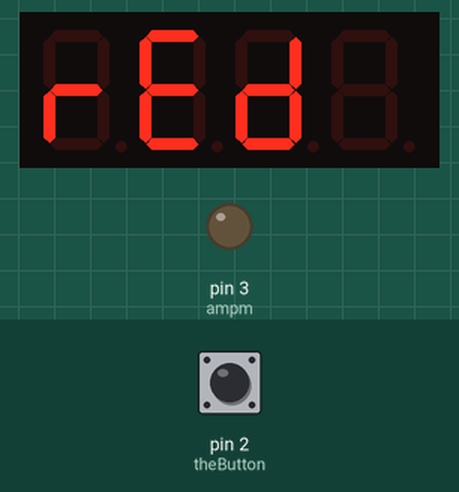
Recording of a sketch running on a simulated Arduino Pro Mini, built with avr-gcc and run on an emulated ATmega328P. Parts: 4-digit seven-segment display, output pins drawn as LEDs (lit = HIGH). Wiring (inferred from the names in the program): 4-digit 7-segment display, segments lit when LOW: segments pin 6, pin 8, pin 5, pin 11, pin 13, pin 4, pin 7; digit selects pin 9, pin 10, A0, A1. Inputs (shaded band) come from the test bench; at power-on: pin 2 (theButton) HIGH. Sleep ends after the set time or at an interrupt; the segment pins are drawn as the display they are named for; pins used as bus, display or sensor lines are not drawn; what the sketch prints to the serial monitor is not drawn.

Above: at 0.1 s.
3.3 s: pin 2 (theButton) pulled LOW for 0.15 s
At 4.5 s:
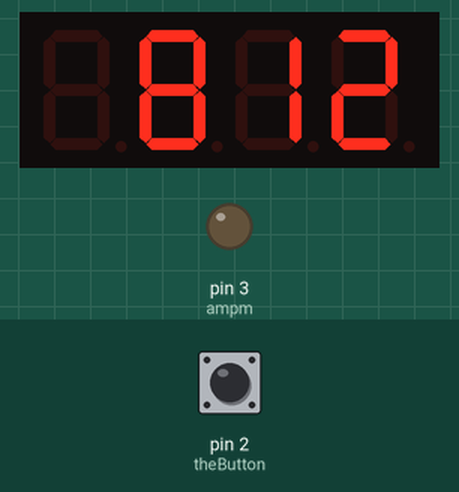
6.4 s: pin 2 (theButton) pulled LOW for 1 s
At 9.0 s:
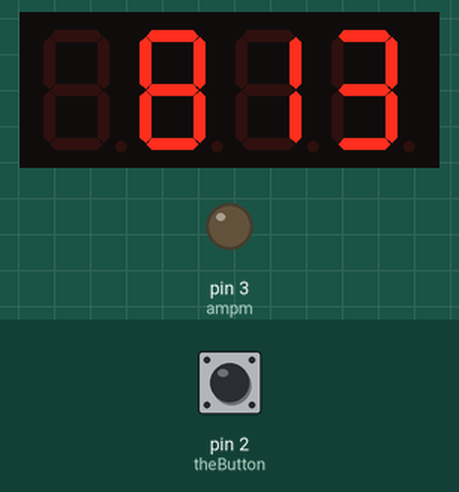
Timing chart, 0 to 10.5 s (numbered marks = the images above; inputs shaded):
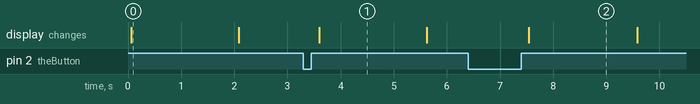

The sketch:

BigTime-STABLE-1.ino
```cpp
// (licence header left out)
#include "main.h"

#include <avr/sleep.h> //Needed for sleep_mode
#include <avr/power.h> //Needed for powering down perihperals such as the ADC/TWI and Timers

//Declaring this will enable IR broadcast when you hit the time button twice
//By default, we don't enable this
//#define ENABLE_TVBGONE

//Set the 12hourMode to false for military/world time. Set it to true for American 12 hour time.
int TwelveHourMode = false;

//Set this variable to change how long the time is shown on the watch face. In milliseconds so 1677 = 1.677 seconds
int show_time_length = 2000;
int show_the_time = false;

//You can set always_on to true and the display will stay on all the time
//This will drain the battery in about 15 hours
int always_on = false;

long seconds = 55;
int minutes = 12;
int hours = 8;

//Careful messing with the system color, you can damage the display if
//you assign the wrong color. If you're in doubt, set it to red and load the code,
//then see what the color is.
#define RED  1
#define GREEN 2
#define BLUE  3
#define YELLOW  4
int systemColor = RED;
int display_brightness = 15000; //A larger number makes the display more dim. This is set correctly below.

//-=-=-=-=-=-=-=-=-=-=-=-=-=-=-=-=-=-=
//Pin definitions
int digit1 = 9; //Display pin 1
int digit2 = 10; //Display pin 2
int digit3 = A0; //Display pin 6
int digit4 = A1; //Display pin 8

int segA = 6; //Display pin 14
int segB = 8; //Display pin 16
int segC = 5; //Display pin 13
int segD = 11; //Display pin 3
int segE = 13; //Display pin 5
int segF = 4; //Display pin 11
int segG = 7; //Display pin 15

int colons = 12; //Display pin 4
int ampm = 3; //Display pin 10

int theButton = 2;
//-=-=-=-=-=-=-=-=-=-=-=-=-=-=-=-=-=-=

//The very important 32.686kHz interrupt handler
SIGNAL(TIMER2_OVF_vect){
  seconds += 8; //We sleep for 8 seconds instead of 1 to save more power
  //seconds++; //Use this if we are waking up every second

  //Update the minutes and hours variables
  minutes += seconds / 60; //Example: seconds = 2317, minutes = 58 + 38 = 96
  seconds %= 60; //seconds = 37
  hours += minutes / 60; //12 + (96 / 60) = 13
  minutes %= 60; //minutes = 36

  //Do we display 12 hour or 24 hour time?
  if(TwelveHourMode == true) {
    //In 12 hour mode, hours go from 12 to 1 to 12.
    while(hours > 12) hours -= 12;
  }
  else {
    //In 24 hour mode, hours go from 0 to 23 to 0.
    while(hours > 23) hours -= 24;
  }
}

//The interrupt occurs when you push the button
SIGNAL(INT0_vect){
  //When you hit the button, we will need to display the time
  //if(show_the_time == false)
  show_the_time = true;
}

void setup() {
  //To reduce power, setup all pins as inputs with no pullups
  for(int x = 1 ; x < 18 ; x++){
    pinMode(x, INPUT);
    digitalWrite(x, LOW);
  }

  pinMode(theButton, INPUT); //This is the main button, tied to INT0
  digitalWrite(theButton, HIGH); //Enable internal pull up on button

  //These pins are used to control the display
  pinMode(segA, OUTPUT);
  pinMode(segB, OUTPUT);
  pinMode(segC, OUTPUT);
  pinMode(segD, OUTPUT);
  pinMode(segE, OUTPUT);
  pinMode(segF, OUTPUT);
  pinMode(segG, OUTPUT);

  pinMode(digit1, OUTPUT);
  pinMode(digit2, OUTPUT);
  pinMode(digit3, OUTPUT);
  pinMode(digit4, OUTPUT);
  pinMode(colons, OUTPUT);
  pinMode(ampm, OUTPUT);

  //Power down various bits of hardware to lower power usage
  set_sleep_mode(SLEEP_MODE_PWR_SAVE);
  sleep_enable();

  //Shut off ADC, TWI, SPI, Timer0, Timer1

  ADCSRA &= ~(1<<ADEN); //Disable ADC
  ACSR = (1<<ACD); //Disable the analog comparator
  DIDR0 = 0x3F; //Disable digital input buffers on all ADC0-ADC5 pins
  DIDR1 = (1<<AIN1D)|(1<<AIN0D); //Disable digital input buffer on AIN1/0

  power_twi_disable();
  power_spi_disable();
  //  power_usart0_disable(); //Needed for serial.print
  //power_timer0_disable(); //Needed for delay and millis()
  power_timer1_disable();
  //power_timer2_disable(); //Needed for asynchronous 32kHz operation

  //Setup TIMER2
  TCCR2A = 0x00;
  //TCCR2B = (1<<CS22)|(1<<CS20); //Set CLK/128 or overflow interrupt every 1s
  TCCR2B = (1<<CS22)|(1<<CS21)|(1<<CS20); //Set CLK/1024 or overflow interrupt every 8s
  ASSR = (1<<AS2); //Enable asynchronous operation
  TIMSK2 = (1<<TOIE2); //Enable the timer 2 interrupt

  //Setup external INT0 interrupt
  EICRA = (1<<ISC01); //Interrupt on falling edge
  EIMSK = (1<<INT0); //Enable INT0 interrupt

  //System clock futzing
  //CLKPR = (1<<CLKPCE); //Enable clock writing
  //CLKPR = (1<<CLKPS3); //Divid the system clock by 256

  Serial.begin(9600);
  Serial.println("BigTime Testing:");

  //Now display the system color - this is mostly for production to verify
  //that the correct code is loaded onto the ATmega
  //Display brightness changes based on color
  if(systemColor == RED) {
    display_brightness = 1500; //The higher the number, the lower the brightness
    showColor("red ");
  }
  else if(systemColor == GREEN) {
    display_brightness = 1;
    showColor("gren");
  }
  else if(systemColor == BLUE) {
    display_brightness = 1; //Works well for blue displays, uses about 5.5mA
    showColor("bLue");
  }
  else if(systemColor == YELLOW) {
    //display_brightness = 1500;
    display_brightness = 1;
    showColor("yeLo");
  }

  //  showTime(); //Show the current time for a few seconds

  sei(); //Enable global interrupts
}

void loop() {
  if(always_on == false)
    sleep_mode(); //Stop everything and go to sleep. Wake up if the Timer2 buffer overflows or if you hit the button

  if(show_the_time == true || always_on == true) {

    //Debounce
    while(digitalRead(theButton) == LOW) ; //Wait for you to remove your finger
    delay(100);
    while(digitalRead(theButton) == LOW) ; //Wait for you to remove your finger

    /*Serial.print(hours, DEC);
     Serial.print(":");
     Serial.print(minutes, DEC);
     Serial.print(":");
     Serial.println(seconds, DEC);*/

    showTime(); //Show the current time for a few seconds

    //If you are STILL holding the button, then you must want to adjust the time
    if(digitalRead(theButton) == LOW) setTime();

    show_the_time = false; //Reset the button variable
  }
}

void showTime() {

  //Here is where we display the time and PWM the segments
  //Display brightness changes based on color, red is too bright, blue is very dull
  //By painting the time, then turning off for a number of microseconds, we can control how bright the display is

  //Each digit is on for a certain amount of microseconds
  //Then it is turned off and we go to the next digit
  //We loop through each digit until we reach the show_time_length (usually about 2 seconds)

  //For the default red display:
  //Let's define a variable called display_brightness that varies from:
  //5000 blindingly bright (15.7mA current draw per digit)
  //2000 shockingly bright (11.4mA current draw per digit)
  //1000 pretty bright (5.9mA)
  //500 normal (3mA)
  //200 dim but readable (1.4mA)
  //50 dim but readable (0.56mA)
  //5 dim but readable (0.31mA)
  //1 dim but readable in dark (0.28mA)

  int combinedTime = (hours * 100) + minutes; //Combine the hours and minutes
  //int combinedTime = (minutes * 100) + seconds; //For testing, combine the minutes and seconds

  boolean buttonPreviouslyHit = false;

  //Now show the time for a certain length of time
  long startTime = millis();
  while( (millis() - startTime) < show_time_length) {
    displayNumber(combinedTime, true); //Each call takes about 8ms, display the colon

    //After the time is displayed, the segments are turned off
    //We control the brightness by modifying how long we wait between re-paints of the display
    //delayMicroseconds(display_brightness);

    //If you have hit and released the button while the display is on, start the IR off sequence
    if(digitalRead(theButton) == LOW) {
      buttonPreviouslyHit = true;
    }
    else if( (buttonPreviouslyHit == true) && (digitalRead(theButton) == HIGH) ) {

#ifdef ENABLE_TVBGONE
      //Disable TIMER2 for IR control
      TCCR2A = 0x00;
      TCCR2B = 0;
      ASSR = 0;
      TIMSK2 = 0; //Enable the timer 2 interrupt

      //Turn off all the things!
      sendAllCodes();

      //Setup TIMER2
      TCCR2A = 0x00;
      //TCCR2B = (1<<CS22)|(1<<CS20); //Set CLK/128 or overflow interrupt every 1s
      TCCR2B = (1<<CS22)|(1<<CS21)|(1<<CS20); //Set CLK/1024 or overflow interrupt every 8s
      ASSR = (1<<AS2); //Enable asynchronous operation
      TIMSK2 = (1<<TOIE2); //Enable the timer 2 interrupt

      quickflashLEDx(2); //Blink Colons twice letting us know it's done
#endif

      return;
    }
  }

}

//Displays a string on the display
//Used to indicate which code is loaded onto the watch
void showColor(char *colorName) {

  //Now show the letters for a certain length of time
  long startTime = millis();
  while( (millis() - startTime) < show_time_length) {
    displayLetters(colorName); //Each call takes about 8ms, display the colon

    //After the letters are displayed, the segments are turned off
    //We control the brightness by modifying how long we wait between re-paints of the display
    delayMicroseconds(display_brightness);
  }
}

//This routine occurs when you hold the button down
//The colon blinks indicating we are in this mode
//Holding the button down will increase the time (accelerates)
//Releasing the button for more than 2 seconds will exit this mode
void setTime(void) {

  int idleMiliseconds = 0;
  //This is the timeout counter. Once we get to ~2 seconds of inactivity, the watch
  //will exit the setTime function and return to normal operation

  int buttonHold = 0;
  //This counts the number of times you are holding the button down consecutively
  //Once we notice you're really holding the button down a lot, we will speed up the minute counter

  while(idleMiliseconds < 2000) {

    cli(); //We don't want the interrupt changing values at the same time we are!

    //Update the minutes and hours variables
    minutes += seconds / 60; //Example: seconds = 2317, minutes = 58 + 38 = 96
    seconds %= 60; //seconds = 37
    hours += minutes / 60; //12 + (96 / 60) = 13
    minutes %= 60; //minutes = 36

    //Do we display 12 hour or 24 hour time?
    if(TwelveHourMode == true) {
      //In 12 hour mode, hours go from 12 to 1 to 12.
      while(hours > 12) hours -= 12;
    }
    else {
      //In 24 hour mode, hours go from 0 to 23 to 0.
      while(hours > 23) hours -= 24;
    }

    sei(); //Resume interrupts

    int combinedTime = (hours * 100) + minutes; //Combine the hours and minutes

      for(int x = 0 ; x < 10 ; x++) {
      displayNumber(combinedTime, true); //Each call takes about 8ms, display the colon for about 100ms
      delayMicroseconds(display_brightness); //Wait before we paint the display again
    }
    for(int x = 0 ; x < 10 ; x++) {
      displayNumber(combinedTime, false); //Each call takes about 8ms, turn off the colon for about 100ms
      delayMicroseconds(display_brightness); //Wait before we paint the display again
    }

    //If you're still hitting the button, then increase the time and reset the idleMili timeout variable
    if(digitalRead(theButton) == LOW) {
      idleMiliseconds = 0;

      buttonHold++;
      if(buttonHold < 10) //10 = 2 seconds
        minutes++; //Advance the minutes
      else {
        //Advance the minutes faster because you're holding the button for 10 seconds
        //Start advancing on the tens digit. Floor the single minute digit.
        minutes /= 10; //minutes = 46 / 10 = 4
        minutes *= 10; //minutes = 4 * 10 = 40
        minutes += 10;  //minutes = 40 + 10 = 50
      }
    }
    else
      buttonHold = 0;

    idleMiliseconds += 200;
  }
}

//This is a not-so-accurate delay routine
//Calling fake_msdelay(100) will delay for about 100ms
//Assumes 8MHz clock
/*void fake_msdelay(int x){
 for( ; x > 0 ; x--)
 fake_usdelay(1000);
 }*/

//This is a not-so-accurate delay routine
//Calling fake_usdelay(100) will delay for about 100us
//Assumes 8MHz clock
/*void fake_usdelay(int x){
 for( ; x > 0 ; x--) {
 __asm__("nop\n\t");
 __asm__("nop\n\t");
 __asm__("nop\n\t");
 __asm__("nop\n\t");
 __asm__("nop\n\t");
 __asm__("nop\n\t");
 __asm__("nop\n\t");
 }
 }*/

//Given 1022, we display "10:22"
//Each digit is displayed for ~2000us, and cycles through the 4 digits
//After running through the 4 numbers, the display is turned off
void displayNumber(int toDisplay, boolean displayColon) {

#define DIGIT_ON  HIGH
#define DIGIT_OFF  LOW

  for(int digit = 4 ; digit > 0 ; digit--) {

    //Turn on a digit for a short amount of time
    switch(digit) {
    case 1:
      digitalWrite(digit1, DIGIT_ON);
      break;
    case 2:
      digitalWrite(digit2, DIGIT_ON);
      if(displayColon == true) digitalWrite(colons, DIGIT_ON); //When we update digit 2, let's turn on colons as well
      break;
    case 3:
      digitalWrite(digit3, DIGIT_ON);
      break;
    case 4:
      digitalWrite(digit4, DIGIT_ON);
      break;
    }

    //Now display this digit
    if(digit > 1)
      lightNumber(toDisplay % 10); //Turn on the right segments for this digit
    else if(digit == 1) { //Special case on first digit, don't display 02:11, display 2:11
      if( (toDisplay % 10) != 0) //If we are on the first digit, and it's not zero
        lightNumber(toDisplay % 10); //Turn on the right segments for this digit
    }

    toDisplay /= 10;

    delayMicroseconds(2000); //Display this digit for a fraction of a second (between 1us and 5000us, 500-2000 is pretty good)
    //If you set this too long, the display will start to flicker. Set it to 25000 for some fun.

    //Turn off all segments
    lightNumber(10);

    //Turn off all digits
    digitalWrite(digit1, DIGIT_OFF);
    digitalWrite(digit2, DIGIT_OFF);
    digitalWrite(digit3, DIGIT_OFF);
    digitalWrite(digit4, DIGIT_OFF);
    digitalWrite(colons, DIGIT_OFF);
    digitalWrite(ampm, DIGIT_OFF);
  }

}

//Takes a string like "gren" and displays it, left justified
//We don't use the colons, or AMPM dot, so they are turned off
void displayLetters(char *colorName) {
#define DIGIT_ON  HIGH
#define DIGIT_OFF  LOW

  digitalWrite(digit4, DIGIT_OFF);
  digitalWrite(colons, DIGIT_OFF);
  digitalWrite(ampm, DIGIT_OFF);

  for(int digit = 0 ; digit < 4 ; digit++) {
    //Turn on a digit for a short amount of time
    switch(digit) {
    case 0:
      digitalWrite(digit1, DIGIT_ON);
      break;
    case 1:
      digitalWrite(digit2, DIGIT_ON);
      break;
    case 2:
      digitalWrite(digit3, DIGIT_ON);
      break;
    case 3:
      digitalWrite(digit4, DIGIT_ON);
      break;
    }

    //Now display this letter
    lightNumber(colorName[digit]); //Turn on the right segments for this letter

    delayMicroseconds(2000); //Display this digit for a fraction of a second (between 1us and 5000us, 500-2000 is pretty good)
    //If you set this too long, the display will start to flicker. Set it to 25000 for some fun.

    //Turn off all segments
    lightNumber(10);

    //Turn off all digits
    digitalWrite(digit1, DIGIT_OFF);
    digitalWrite(digit2, DIGIT_OFF);
    digitalWrite(digit3, DIGIT_OFF);
  }
}

//Given a number, turns on those segments
//If number == 10, then turn off all segments
void lightNumber(int numberToDisplay) {

#define SEGMENT_ON  LOW
#define SEGMENT_OFF HIGH

  /*
Segments
   -  A
   F / / B
   -  G
   E / / C
   -  D
   */

  switch (numberToDisplay){

  case 0:
    digitalWrite(segA, SEGMENT_ON);
    digitalWrite(segB, SEGMENT_ON);
    digitalWrite(segC, SEGMENT_ON);
    digitalWrite(segD, SEGMENT_ON);
    digitalWrite(segE, SEGMENT_ON);
    digitalWrite(segF, SEGMENT_ON);
    break;

  case 1:
    digitalWrite(segB, SEGMENT_ON);
    digitalWrite(segC, SEGMENT_ON);
    break;

  case 2:
    digitalWrite(segA, SEGMENT_ON);
    digitalWrite(segB, SEGMENT_ON);
    digitalWrite(segD, SEGMENT_ON);
    digitalWrite(segE, SEGMENT_ON);
    digitalWrite(segG, SEGMENT_ON);
    break;

  case 3:
    digitalWrite(segA, SEGMENT_ON);
    digitalWrite(segB, SEGMENT_ON);
    digitalWrite(segC, SEGMENT_ON);
    digitalWrite(segD, SEGMENT_ON);
    digitalWrite(segG, SEGMENT_ON);
    break;

  case 4:
    digitalWrite(segB, SEGMENT_ON);
    digitalWrite(segC, SEGMENT_ON);
    digitalWrite(segF, SEGMENT_ON);
    digitalWrite(segG, SEGMENT_ON);
    break;

  case 5:
    digitalWrite(segA, SEGMENT_ON);
    digitalWrite(segC, SEGMENT_ON);
    digitalWrite(segD, SEGMENT_ON);
    digitalWrite(segF, SEGMENT_ON);
    digitalWrite(segG, SEGMENT_ON);
    break;

  case 6:
    digitalWrite(segA, SEGMENT_ON);
    digitalWrite(segC, SEGMENT_ON);
    digitalWrite(segD, SEGMENT_ON);
    digitalWrite(segE, SEGMENT_ON);
    digitalWrite(segF, SEGMENT_ON);
    digitalWrite(segG, SEGMENT_ON);
    break;

  case 7:
    digitalWrite(segA, SEGMENT_ON);
    digitalWrite(segB, SEGMENT_ON);
    digitalWrite(segC, SEGMENT_ON);
    break;

  case 8:
    digitalWrite(segA, SEGMENT_ON);
    digitalWrite(segB, SEGMENT_ON);
    digitalWrite(segC, SEGMENT_ON);
    digitalWrite(segD, SEGMENT_ON);
    digitalWrite(segE, SEGMENT_ON);
    digitalWrite(segF, SEGMENT_ON);
    digitalWrite(segG, SEGMENT_ON);
    break;

  case 9:
    digitalWrite(segA, SEGMENT_ON);
    digitalWrite(segB, SEGMENT_ON);
    digitalWrite(segC, SEGMENT_ON);
    digitalWrite(segD, SEGMENT_ON);
    digitalWrite(segF, SEGMENT_ON);
    digitalWrite(segG, SEGMENT_ON);
    break;

  case 10:
    digitalWrite(segA, SEGMENT_OFF);
    digitalWrite(segB, SEGMENT_OFF);
    digitalWrite(segC, SEGMENT_OFF);
    digitalWrite(segD, SEGMENT_OFF);
    digitalWrite(segE, SEGMENT_OFF);
    digitalWrite(segF, SEGMENT_OFF);
    digitalWrite(segG, SEGMENT_OFF);
    break;

    /*
Segments
     -  A
     F / / B
     -    G
     E / / C
     - D
     */

    //Letters
  case 'b': //cdefg
    digitalWrite(segC, SEGMENT_ON);
    digitalWrite(segD, SEGMENT_ON);
    digitalWrite(segE, SEGMENT_ON);
    digitalWrite(segF, SEGMENT_ON);
    digitalWrite(segG, SEGMENT_ON);
    break;
  case 'L': //def
    digitalWrite(segD, SEGMENT_ON);
    digitalWrite(segE, SEGMENT_ON);
    digitalWrite(segF, SEGMENT_ON);
    break;
  case 'u': //cde
    digitalWrite(segC, SEGMENT_ON);
    digitalWrite(segD, SEGMENT_ON);
    digitalWrite(segE, SEGMENT_ON);
    break;

  case 'g': //abcdfg
    digitalWrite(segA, SEGMENT_ON);
    digitalWrite(segB, SEGMENT_ON);
    digitalWrite(segC, SEGMENT_ON);
    digitalWrite(segD, SEGMENT_ON);
    digitalWrite(segF, SEGMENT_ON);
    digitalWrite(segG, SEGMENT_ON);
    break;
  case 'r': //eg
    digitalWrite(segE, SEGMENT_ON);
    digitalWrite(segG, SEGMENT_ON);
    break;
  case 'n': //ceg
    digitalWrite(segC, SEGMENT_ON);
    digitalWrite(segE, SEGMENT_ON);
    digitalWrite(segG, SEGMENT_ON);
    break;

    //case r
  case 'e': //adefg
    digitalWrite(segA, SEGMENT_ON);
    digitalWrite(segD, SEGMENT_ON);
    digitalWrite(segE, SEGMENT_ON);
    digitalWrite(segF, SEGMENT_ON);
    digitalWrite(segG, SEGMENT_ON);
    break;
  case 'd': //bcdeg
    digitalWrite(segB, SEGMENT_ON);
    digitalWrite(segC, SEGMENT_ON);
    digitalWrite(segD, SEGMENT_ON);
    digitalWrite(segE, SEGMENT_ON);
    digitalWrite(segG, SEGMENT_ON);
    break;
  case ' ': //None
    digitalWrite(segA, SEGMENT_OFF);
    digitalWrite(segB, SEGMENT_OFF);
    digitalWrite(segC, SEGMENT_OFF);
    digitalWrite(segD, SEGMENT_OFF);
    digitalWrite(segE, SEGMENT_OFF);
    digitalWrite(segF, SEGMENT_OFF);
    digitalWrite(segG, SEGMENT_OFF);
    break;

  case 'y': //bcdfg
    digitalWrite(segB, SEGMENT_ON);
    digitalWrite(segC, SEGMENT_ON);
    digitalWrite(segD, SEGMENT_ON);
    digitalWrite(segF, SEGMENT_ON);
    digitalWrite(segG, SEGMENT_ON);
    break;
    //case e
    //case L
  case 'o': //cdeg
    digitalWrite(segC, SEGMENT_ON);
    digitalWrite(segD, SEGMENT_ON);
    digitalWrite(segE, SEGMENT_ON);
    digitalWrite(segG, SEGMENT_ON);
    break;

  }
}


//-=-=-=-=-=-=-=-=-=-=-=-=-=-=-=-=-=-=-=-=-=-=-=-=-=-=-=-=-=-=-=-=-=-=-=-=
```

Source omitted: main.h (1237 bytes)

Measured:
- after the input at 3.3 s, the display: changes after 0.30 s (image 1)
- after the input at 6.4 s, the display: changes after 1.1 s (image 2)
- what the display in image 0 shows lasts 2.0 s, from 0.1 s to 2.1 s
